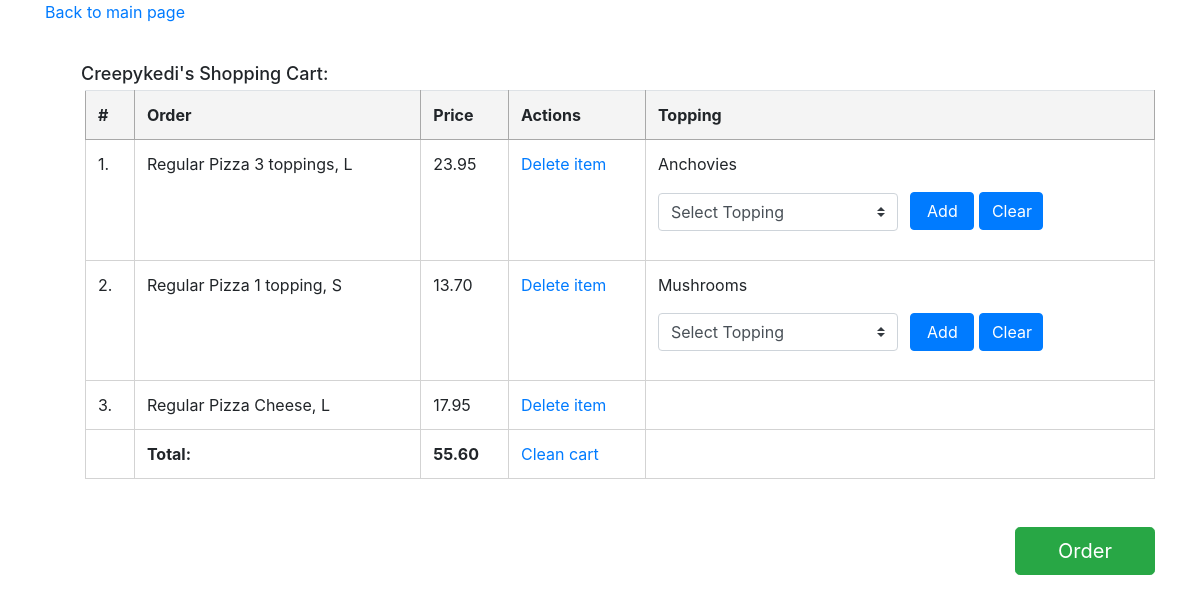
Before: /cart (signed in) with the older database file.
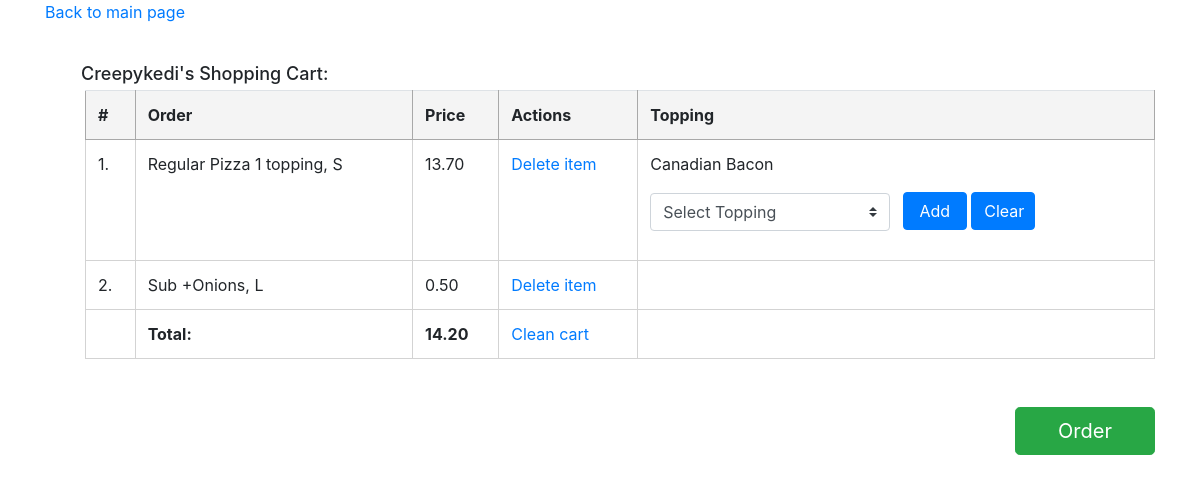
After: the same page with the newer database file.
### orders/models.py (models this page shows, shortened)
class Product(models.Model):
    choices = [
        ('L', 'LARGE'),
        ('S', 'SMALL'),
        ('SING', 'SINGLE')
    ]
    price = models.DecimalField(max_digits=5, decimal_places=2, default=0)
    name = models.CharField(max_length=64, default=0)
    type = models.CharField(max_length=64, default=0)
    size = models.CharField(choices=choices, max_length=64, default=0)

class Order(models.Model):
    choices = [
        ('Sausage', 'Sausage'),
        ('Pepperoni', 'Pepperoni'),
        ('Mushrooms', 'Mushrooms'),
        ('Onions', 'Onions'),
        ('Ham', 'Ham'),
        ('Canadian', 'Canadian Bacon'),
        ('Spinach', 'Spinach'),
        ('Tomato', 'Tomato & Basil'),
        ('Green', 'Green Pepper'),
        ('Anchovies', 'Anchovies'),
        ('Artichoke', 'Artichoke'),
        ('Buffalo', 'Buffalo Chicken'),
        ('Eggplant', 'Eggplant'),
        ('Zucchini', 'Zucchini'),
        ('Fresh', 'Fresh Garlic')
    ]
    items = models.ManyToManyField(Product)
    date_ordered = models.DateTimeField(auto_now=True)
    owner = models.ForeignKey(settings.AUTH_USER_MODEL, on_delete=models.CASCADE)
    toppingchoice = MultiSelectField(choices=choices, null=True, blank=True)
    fulfilled = models.BooleanField(default=False)

### orders/views.py (the view)
# urls.py: path('cart', views.cart_view, name='cart'),
def cart_view(request):
    order = Order.objects.filter(owner=request.user.id, fulfilled=False)
    owner = request.user.username
    total_price = []
    order_numb = []
    item_id = []
    if order:
        for order in order:
            item_id.extend([order.id])
            user_order = order
            user_order_items = user_order.items.all()
            total_price.extend(product.price for product in user_order_items)
            order_numb.append(order)
    total_price = sum(total_price)
    context = {
        "owner": owner,
        "total_price": total_price,
        "item_id": item_id,
        "toppings": Topping.objects.all(),
        "order_numb": order_numb,
    }
    return render(request, "orders/cart.html", context)

### orders/models.py (called while the page is built)
    def __str__(self):
        return f"{self.topping}"

### orders/templates/orders/cart.html (shortened to what this page needs)
<!DOCTYPE html>
<html lang="en">
{% extends "orders/base.html" %}
    {% block head %}
    <link rel="stylesheet" href="https://cdn.jsdelivr.net/npm/bootstrap-select@1.13.9/dist/css/bootstrap-select.min.css">
    {% endblock %}
{% block body %}
    <a href="{% url "menu" %}">Back to main page</a>
    <p class="heading-cart"> {{ owner.capitalize }}'s Shopping Cart: </p>
    <ul>
    {% if order_numb %}
        <table class="table table-hover cart">
        <tr>
            <th>#</th><th>Order</th><th>Price </th><th>Actions</th><th>Topping</th>
        </tr>
        {% for order in order_numb %}
            {% for item in order.items.all %}
                <tr>
                <td>{{ forloop.parentloop.counter }}.</td>
                <td>
                    <li>{{ item.name }} {{ item.type }}, {{ item.size }}</td>
                    <td>{{ item.price }} </td>
                    <td><a href="{% url 'delete_item' item.id %}">Delete item</a></td>
                     {% if 'topping' in item.type and order.toppingchoice is not None %}
                        <td> {{ order.toppingchoice }}
                        <form method="post" action="{% url 'add_topping' order.id item.type %}">
                        <select name="topselect" class="custom-select mr-sm-2" id="inlineFormCustomSelect">
                        {% if order.toppingchoice in toppings %}
                                <option selected>{{order.toppingchoice}}</option>
                        {% else %}
                            <option selected>Select Topping</option>
                        {% endif %}
                        </select>
                        <button type="submit" class="btn btn-primary mt-3" id="choose-topping">Add</button>
                        <button class="btn btn-primary mt-3" id="clear-topping"><a class="button clr" href="{% url 'clear_topping' order.id %}">Clear</a></button>
                        </form>
                        </td>
                     {% else %} <td></td>
                    {% endif %}
                </tr>
            {% endfor %}
        {% endfor %}
        <tr><td></td>
        <td class="bold">Total:</td><td class="bold">{{ total_price }}</td>
            <td><a href="{% url 'clean_cart'%}">Clean cart</a></td><td></td></tr>
        </table>
    </ul>
    <button type="button" class="btn btn-success btn-lg order float-right" id="make-order"><a id="make-order-link" href="{% url "fulfill" %}">Order</a></button>
    {% else %}
        <p class="empty">Your shopping car is empty!</p>
    {% endif %}
{% endblock %}

Changed rows visible on the page:
no longer on this page (row edited): Order: toppingchoice "Anchovies"
no longer on this page (row unchanged): Product: name "Regular Pizza", type "3 toppings", size "L", price "23.95", topselect "Select Topping"
no longer on this page (row edited): Order: toppingchoice "Mushrooms", Product (name "Regular Pizza", type "1 topping", size "S", price "13.70", topselect "Select Topping")
no longer on this page (row unchanged): Product: name "Regular Pizza", type "Cheese", size "L", price "17.95"
added Order: toppingchoice "Canadian Bacon", Product (name "Regular Pizza", type "1 topping", size "S", price "13.70", topselect "Select Topping")
now on this page (row unchanged): Product: name "Sub", type "+Onions", size "L", price "0.50"
Other visible differences:
{{ total_price }}: "55.60" → "14.20"
